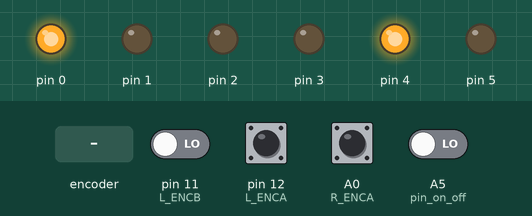
A program run on a simulated Teensy 4. On the bench: output pins drawn as LEDs (lit = HIGH). The inputs (shaded band) are chosen by the test bench; at power-on: A0 (R_ENCA), pin 12 (L_ENCA) HIGH, A5 (pin_on_off), pin 11 (L_ENCB) LOW.

Above: at 1.2 s.
1.3 s: rotary encoder on pin 12 (L_ENCA) / pin 11 (L_ENCB) turned 3 steps (first pin leading)
At 2.6 s:
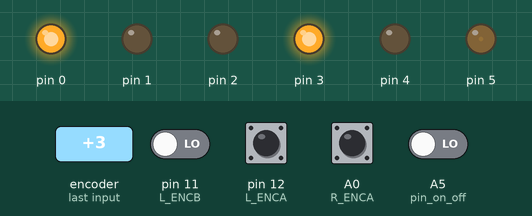
4.3 s: A5 (pin_on_off) driven HIGH
At 5.9 s:
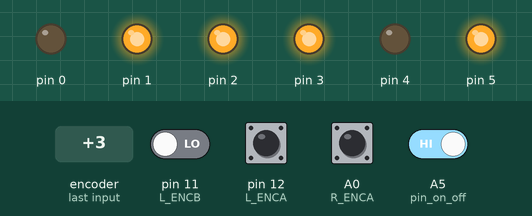
7.3 s: A5 (pin_on_off) driven LOW
Timing chart, 0 to 10.3 s (numbered marks = the images above; inputs shaded):
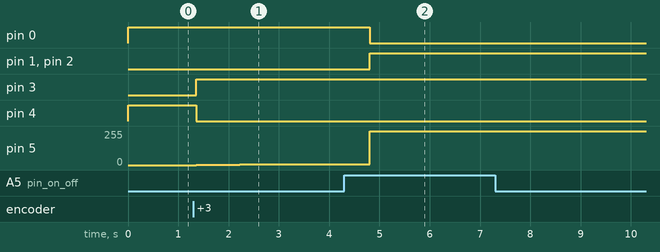

The program:

main.cpp
```cpp
#include <Arduino.h>
#include <TimerOne.h>
#include <rolling_basis.h>
#include <util/atomic.h>

// Mouvement params
#define ACTION_ERROR_AUTH 20
#define TRAJECTORY_PRECISION 50
#define NEXT_POSITION_DELAY 100
#define INACTIVE_DELAY 2000
#define RETURN_START_POSITION_DELAY 70000
#define STOP_MOTORS_DELAY 98000
#define DISTANCE_NEAR_START_POSITION 30.0

// Creation Rolling Basis
#define ENCODER_RESOLUTION 1024
#define CENTER_DISTANCE 27.07
#define WHEEL_DIAMETER 6.1

// Motor Left
#define L_ENCA 12
#define L_ENCB 11
#define L_PWM 5
#define L_IN2 3
#define L_IN1 4

// Motor Right
#define R_ENCA 14
#define R_ENCB 13
#define R_PWM 2
#define R_IN2 1
#define R_IN1 0

float kp = 1.0;
float ki = 0.5; // 0003
float kd = 0.0;
byte max_pwm = 150;

Rolling_Basis *rolling_basis_ptr = new Rolling_Basis(ENCODER_RESOLUTION, CENTER_DISTANCE, WHEEL_DIAMETER, max_pwm, TRAJECTORY_PRECISION, INACTIVE_DELAY);

#define BALADE_SIZE 4
short action_index = 0;

Action action0 = create_action(52.0, 0.0, NEXT_POSITION_DELAY, ACTION_ERROR_AUTH);
Action action1 = create_action(52.0, 47.0, NEXT_POSITION_DELAY, ACTION_ERROR_AUTH);
Action action2 = create_action(100.0, 47.0, NEXT_POSITION_DELAY, ACTION_ERROR_AUTH);
Action action3 = create_action(20.0, 15.0 , NEXT_POSITION_DELAY, ACTION_ERROR_AUTH);
/*
Action action2 = create_action(50.0, 20.0, NEXT_POSITION_DELAY, ACTION_ERROR_AUTH);
Action action3 = create_action(50.0, 0.0, NEXT_POSITION_DELAY, ACTION_ERROR_AUTH);
*/

Action balade_model[BALADE_SIZE] = {action0, action1, action2, action3};
Action balade[BALADE_SIZE];

/******* Attach Interrupt *******/
inline void left_motor_read_encoder()
{
  if (digitalRead(L_ENCB) > 0)
    rolling_basis_ptr->left_motor->ticks++;
  else
    rolling_basis_ptr->left_motor->ticks--;
}

inline void right_motor_read_encoder()
{
  if (digitalRead(R_ENCB) > 0)
    rolling_basis_ptr->right_motor->ticks++;
  else
    rolling_basis_ptr->right_motor->ticks--;
}

// Pin ON / OFF
byte pin_on_off = 19;

// Globales variables
long right_ticks = 0;
long left_ticks = 0;

// Return to start position delay
Action return_to_start_position = create_action(20.0, 15.0, NEXT_POSITION_DELAY, ACTION_ERROR_AUTH);

long start_time = -1;

void handle();

void setup()
{
  pinMode(pin_on_off, INPUT);

  // motors init
  analogWriteFrequency(R_PWM, 60000);
  analogWriteFrequency(L_PWM, 60000);

  rolling_basis_ptr->init_right_motor(R_IN1, R_IN2, R_PWM, R_ENCA, R_ENCB, kp, kd, ki, 1.0, 0);
  rolling_basis_ptr->init_left_motor(L_IN1, L_IN2, L_PWM, L_ENCA, L_ENCB, kp, kd, ki, 1.0, 0);
  rolling_basis_ptr->init_motors();
  attachInterrupt(digitalPinToInterrupt(L_ENCA), left_motor_read_encoder, RISING);
  attachInterrupt(digitalPinToInterrupt(R_ENCA), right_motor_read_encoder, RISING);

  // Init balade
  memcpy(balade, balade_model, sizeof(Action) * BALADE_SIZE);

  Timer1.initialize(5000);
  Timer1.attachInterrupt(handle);
}

void loop()
{
  rolling_basis_ptr->odometrie_handle();

  if (start_time == -1 && digitalRead(pin_on_off))
    start_time = millis();
}

void handle(){
  // Not end of the game ?
  if ((millis() - start_time) < STOP_MOTORS_DELAY || start_time == -1)
  {
    // Authorize to move ?
    if (digitalRead(pin_on_off))
    {
      rolling_basis_ptr->is_running_update();
      // Must return to start position ?
      if ((millis() - start_time) > RETURN_START_POSITION_DELAY)
      {
        // Calculate distance from start position
        float d_x = rolling_basis_ptr->X;
        float d_y = rolling_basis_ptr->Y;
        float dist_robot_start_position = sqrt((d_x * d_x) + (d_y * d_y));

        // Check if we are already in the start position (> 5 cm -> go to home)
        if (dist_robot_start_position > DISTANCE_NEAR_START_POSITION)
          rolling_basis_ptr->action_handle(&return_to_start_position);
      }
      // Do classic trajectory
      else if (action_index < BALADE_SIZE)
      {
        ATOMIC_BLOCK(ATOMIC_RESTORESTATE)
        {
          right_ticks = rolling_basis_ptr->right_motor->ticks;
          left_ticks = rolling_basis_ptr->left_motor->ticks;
        }

        // If there is an action to complete
        if (0 <= action_index && action_index < BALADE_SIZE)
          rolling_basis_ptr->action_handle(&balade[action_index]);

        // Next coords if the current is done
        if (balade[action_index].start_rotation == false && balade[action_index].move_forward == false && balade[action_index].end_rotation == false)
          action_index++;
      }
      else
        rolling_basis_ptr->keep_current_position(right_ticks, left_ticks);
    }
    else
      rolling_basis_ptr->keep_current_position(right_ticks, left_ticks);
  }
  else{
    rolling_basis_ptr->left_motor->set_motor(1, 0);
    rolling_basis_ptr->right_motor->set_motor(1, 0);
  }
}
```

Measured:
- after the input at 1.3 s, pin 3: LOW → HIGH after 0.06 s; pin 4: HIGH → LOW after 0.06 s; pin 5: moves from 0/255 to 7/255 over 2.9 s, starting after 0.06 s
- after the input at 4.3 s, pin 0: HIGH → LOW after 0.51 s; pin 1, pin 2: LOW → HIGH after 0.51 s
- after the input at 7.3 s, every drawn part: stays the same
